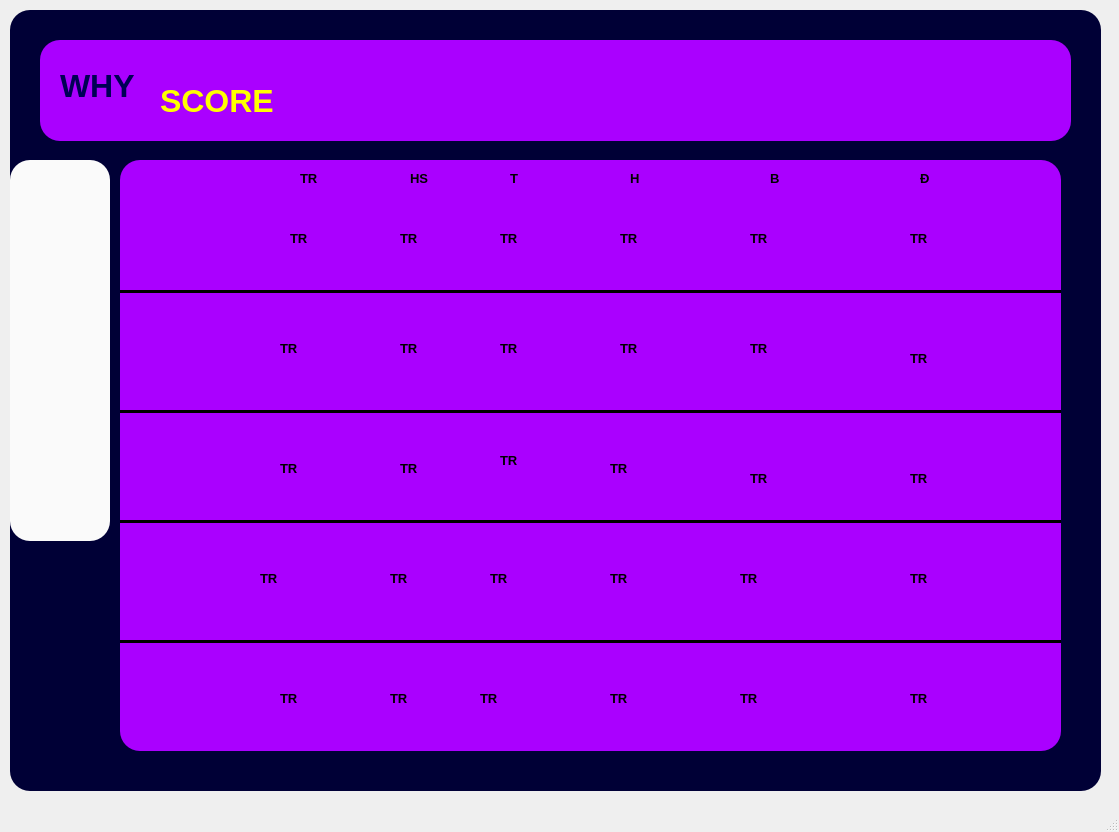
<?xml version="1.0" encoding="UTF-8"?>
<ui version="4.0">
 <class>MainWindow</class>
 <widget class="QMainWindow" name="MainWindow">
  <property name="geometry">
   <rect>
    <x>0</x>
    <y>0</y>
    <width>1119</width>
    <height>832</height>
   </rect>
  </property>
  <property name="windowTitle">
   <string>MainWindow</string>
  </property>
  <widget class="QWidget" name="centralwidget">
   <widget class="QFrame" name="frame">
    <property name="geometry">
     <rect>
      <x>10</x>
      <y>10</y>
      <width>1091</width>
      <height>781</height>
     </rect>
    </property>
    <property name="styleSheet">
     <string notr="true">background-color: rgb(0, 0, 54);
border-radius:20;</string>
    </property>
    <property name="frameShape">
     <enum>QFrame::StyledPanel</enum>
    </property>
    <property name="frameShadow">
     <enum>QFrame::Raised</enum>
    </property>
    <widget class="QFrame" name="frame_2">
     <property name="geometry">
      <rect>
       <x>30</x>
       <y>30</y>
       <width>1031</width>
       <height>101</height>
      </rect>
     </property>
     <property name="styleSheet">
      <string notr="true">background-color: rgb(170, 0, 255);</string>
     </property>
     <property name="frameShape">
      <enum>QFrame::StyledPanel</enum>
     </property>
     <property name="frameShadow">
      <enum>QFrame::Raised</enum>
     </property>
     <widget class="QLabel" name="label_7">
      <property name="geometry">
       <rect>
        <x>20</x>
        <y>20</y>
        <width>101</width>
        <height>51</height>
       </rect>
      </property>
      <property name="font">
       <font>
        <pointsize>24</pointsize>
        <weight>75</weight>
        <bold>true</bold>
       </font>
      </property>
      <property name="styleSheet">
       <string notr="true">color: rgb(0, 0, 85);</string>
      </property>
      <property name="text">
       <string>WHY</string>
      </property>
     </widget>
     <widget class="QLabel" name="label_9">
      <property name="geometry">
       <rect>
        <x>120</x>
        <y>40</y>
        <width>151</width>
        <height>41</height>
       </rect>
      </property>
      <property name="font">
       <font>
        <pointsize>24</pointsize>
        <weight>75</weight>
        <bold>true</bold>
       </font>
      </property>
      <property name="styleSheet">
       <string notr="true">color: rgb(255, 255, 0);</string>
      </property>
      <property name="text">
       <string>SCORE</string>
      </property>
     </widget>
     <widget class="QLabel" name="label_10">
      <property name="geometry">
       <rect>
        <x>270</x>
        <y>20</y>
        <width>81</width>
        <height>61</height>
       </rect>
      </property>
      <property name="text">
       <string/>
      </property>
      <property name="pixmap">
       <pixmap>../../../../Users/victus/Downloads/soccer-player.png</pixmap>
      </property>
      <property name="scaledContents">
       <bool>true</bool>
      </property>
     </widget>
    </widget>
    <widget class="QFrame" name="frame_3">
     <property name="geometry">
      <rect>
       <x>0</x>
       <y>150</y>
       <width>100</width>
       <height>381</height>
      </rect>
     </property>
     <property name="minimumSize">
      <size>
       <width>0</width>
       <height>0</height>
      </size>
     </property>
     <property name="maximumSize">
      <size>
       <width>100</width>
       <height>16777215</height>
      </size>
     </property>
     <property name="styleSheet">
      <string notr="true">background-color: rgb(0, 85, 255);
background-color: rgb(250, 250, 250);
border-radius:20;</string>
     </property>
     <property name="frameShape">
      <enum>QFrame::StyledPanel</enum>
     </property>
     <property name="frameShadow">
      <enum>QFrame::Raised</enum>
     </property>
     <widget class="QLabel" name="label_3">
      <property name="geometry">
       <rect>
        <x>0</x>
        <y>10</y>
        <width>91</width>
        <height>81</height>
       </rect>
      </property>
      <property name="text">
       <string/>
      </property>
      <property name="pixmap">
       <pixmap>../../../../Users/victus/Downloads/pngwing.com (2).png</pixmap>
      </property>
      <property name="scaledContents">
       <bool>true</bool>
      </property>
     </widget>
     <widget class="QLabel" name="label_11">
      <property name="geometry">
       <rect>
        <x>20</x>
        <y>190</y>
        <width>61</width>
        <height>51</height>
       </rect>
      </property>
      <property name="text">
       <string/>
      </property>
      <property name="pixmap">
       <pixmap>../../../../Users/victus/Downloads/ranking.png</pixmap>
      </property>
      <property name="scaledContents">
       <bool>true</bool>
      </property>
     </widget>
     <widget class="QLabel" name="label_12">
      <property name="geometry">
       <rect>
        <x>10</x>
        <y>270</y>
        <width>81</width>
        <height>61</height>
       </rect>
      </property>
      <property name="text">
       <string/>
      </property>
      <property name="pixmap">
       <pixmap>../../../../Users/victus/Downloads/t-shirt.png</pixmap>
      </property>
      <property name="scaledContents">
       <bool>true</bool>
      </property>
     </widget>
     <widget class="QLabel" name="label_13">
      <property name="geometry">
       <rect>
        <x>20</x>
        <y>110</y>
        <width>61</width>
        <height>51</height>
       </rect>
      </property>
      <property name="text">
       <string/>
      </property>
      <property name="pixmap">
       <pixmap>../../../../Users/victus/Downloads/home.png</pixmap>
      </property>
      <property name="scaledContents">
       <bool>true</bool>
      </property>
     </widget>
    </widget>
    <widget class="QFrame" name="frame_8">
     <property name="geometry">
      <rect>
       <x>110</x>
       <y>150</y>
       <width>941</width>
       <height>591</height>
      </rect>
     </property>
     <property name="minimumSize">
      <size>
       <width>0</width>
       <height>0</height>
      </size>
     </property>
     <property name="font">
      <font>
       <weight>75</weight>
       <bold>true</bold>
      </font>
     </property>
     <property name="mouseTracking">
      <bool>true</bool>
     </property>
     <property name="styleSheet">
      <string notr="true">background-color: rgba(170, 0, 255, 1);
z-index:1;</string>
     </property>
     <property name="frameShape">
      <enum>QFrame::Box</enum>
     </property>
     <property name="frameShadow">
      <enum>QFrame::Raised</enum>
     </property>
     <widget class="QLabel" name="label">
      <property name="geometry">
       <rect>
        <x>10</x>
        <y>490</y>
        <width>101</width>
        <height>91</height>
       </rect>
      </property>
      <property name="text">
       <string/>
      </property>
      <property name="pixmap">
       <pixmap>../../../../Users/victus/Downloads/manchester-united.png</pixmap>
      </property>
      <property name="scaledContents">
       <bool>true</bool>
      </property>
     </widget>
     <widget class="QLabel" name="label_2">
      <property name="geometry">
       <rect>
        <x>-20</x>
        <y>350</y>
        <width>161</width>
        <height>121</height>
       </rect>
      </property>
      <property name="text">
       <string/>
      </property>
      <property name="pixmap">
       <pixmap>../../../../Users/victus/Downloads/Liverpool FC.png</pixmap>
      </property>
      <property name="scaledContents">
       <bool>true</bool>
      </property>
     </widget>
     <widget class="QLabel" name="label_4">
      <property name="geometry">
       <rect>
        <x>-30</x>
        <y>130</y>
        <width>171</width>
        <height>121</height>
       </rect>
      </property>
      <property name="minimumSize">
       <size>
        <width>100</width>
        <height>100</height>
       </size>
      </property>
      <property name="text">
       <string/>
      </property>
      <property name="pixmap">
       <pixmap>../../../../Users/victus/Downloads/Manchester City FC.png</pixmap>
      </property>
      <property name="scaledContents">
       <bool>true</bool>
      </property>
     </widget>
     <widget class="QLabel" name="label_5">
      <property name="geometry">
       <rect>
        <x>10</x>
        <y>30</y>
        <width>100</width>
        <height>100</height>
       </rect>
      </property>
      <property name="minimumSize">
       <size>
        <width>100</width>
        <height>100</height>
       </size>
      </property>
      <property name="text">
       <string/>
      </property>
      <property name="pixmap">
       <pixmap>../../../../Users/victus/Downloads/pngwing.com.png</pixmap>
      </property>
      <property name="scaledContents">
       <bool>true</bool>
      </property>
     </widget>
     <widget class="QLabel" name="label_6">
      <property name="geometry">
       <rect>
        <x>10</x>
        <y>260</y>
        <width>100</width>
        <height>100</height>
       </rect>
      </property>
      <property name="minimumSize">
       <size>
        <width>100</width>
        <height>100</height>
       </size>
      </property>
      <property name="text">
       <string/>
      </property>
      <property name="pixmap">
       <pixmap>../../../../Users/victus/Downloads/pngwing.com (1).png</pixmap>
      </property>
      <property name="scaledContents">
       <bool>true</bool>
      </property>
     </widget>
     <widget class="Line" name="line">
      <property name="geometry">
       <rect>
        <x>10</x>
        <y>450</y>
        <width>171</width>
        <height>16</height>
       </rect>
      </property>
      <property name="orientation">
       <enum>Qt::Horizontal</enum>
      </property>
     </widget>
     <widget class="Line" name="line_3">
      <property name="geometry">
       <rect>
        <x>490</x>
        <y>230</y>
        <width>118</width>
        <height>3</height>
       </rect>
      </property>
      <property name="frameShadow">
       <enum>QFrame::Plain</enum>
      </property>
      <property name="orientation">
       <enum>Qt::Horizontal</enum>
      </property>
     </widget>
     <widget class="Line" name="line_4">
      <property name="geometry">
       <rect>
        <x>290</x>
        <y>290</y>
        <width>118</width>
        <height>3</height>
       </rect>
      </property>
      <property name="orientation">
       <enum>Qt::Horizontal</enum>
      </property>
     </widget>
     <widget class="Line" name="line_5">
      <property name="geometry">
       <rect>
        <x>360</x>
        <y>370</y>
        <width>118</width>
        <height>3</height>
       </rect>
      </property>
      <property name="styleSheet">
       <string notr="true">z-index:10;</string>
      </property>
      <property name="orientation">
       <enum>Qt::Horizontal</enum>
      </property>
     </widget>
     <widget class="Line" name="line_2">
      <property name="geometry">
       <rect>
        <x>400</x>
        <y>180</y>
        <width>118</width>
        <height>3</height>
       </rect>
      </property>
      <property name="orientation">
       <enum>Qt::Horizontal</enum>
      </property>
     </widget>
     <widget class="Line" name="line_7">
      <property name="geometry">
       <rect>
        <x>0</x>
        <y>250</y>
        <width>941</width>
        <height>3</height>
       </rect>
      </property>
      <property name="styleSheet">
       <string notr="true">background-color: black;
</string>
      </property>
      <property name="orientation">
       <enum>Qt::Horizontal</enum>
      </property>
     </widget>
     <widget class="Line" name="line_13">
      <property name="geometry">
       <rect>
        <x>0</x>
        <y>480</y>
        <width>941</width>
        <height>3</height>
       </rect>
      </property>
      <property name="styleSheet">
       <string notr="true">background-color: black;
</string>
      </property>
      <property name="orientation">
       <enum>Qt::Horizontal</enum>
      </property>
     </widget>
     <widget class="Line" name="line_14">
      <property name="geometry">
       <rect>
        <x>0</x>
        <y>360</y>
        <width>941</width>
        <height>3</height>
       </rect>
      </property>
      <property name="styleSheet">
       <string notr="true">background-color: black;
</string>
      </property>
      <property name="orientation">
       <enum>Qt::Horizontal</enum>
      </property>
     </widget>
     <widget class="Line" name="line_15">
      <property name="geometry">
       <rect>
        <x>0</x>
        <y>130</y>
        <width>941</width>
        <height>3</height>
       </rect>
      </property>
      <property name="styleSheet">
       <string notr="true">background-color: black;
</string>
      </property>
      <property name="orientation">
       <enum>Qt::Horizontal</enum>
      </property>
     </widget>
     <widget class="QLabel" name="label_15">
      <property name="geometry">
       <rect>
        <x>180</x>
        <y>10</y>
        <width>55</width>
        <height>16</height>
       </rect>
      </property>
      <property name="font">
       <font>
        <pointsize>10</pointsize>
        <weight>75</weight>
        <bold>true</bold>
       </font>
      </property>
      <property name="text">
       <string>TR</string>
      </property>
     </widget>
     <widget class="QLabel" name="label_16">
      <property name="geometry">
       <rect>
        <x>240</x>
        <y>10</y>
        <width>55</width>
        <height>16</height>
       </rect>
      </property>
      <property name="font">
       <font>
        <pointsize>10</pointsize>
        <weight>75</weight>
        <bold>true</bold>
       </font>
      </property>
      <property name="text">
       <string/>
      </property>
     </widget>
     <widget class="QLabel" name="label_18">
      <property name="geometry">
       <rect>
        <x>290</x>
        <y>10</y>
        <width>55</width>
        <height>16</height>
       </rect>
      </property>
      <property name="font">
       <font>
        <pointsize>10</pointsize>
        <weight>75</weight>
        <bold>true</bold>
       </font>
      </property>
      <property name="text">
       <string>HS</string>
      </property>
     </widget>
     <widget class="QLabel" name="label_19">
      <property name="geometry">
       <rect>
        <x>390</x>
        <y>10</y>
        <width>55</width>
        <height>16</height>
       </rect>
      </property>
      <property name="font">
       <font>
        <pointsize>10</pointsize>
        <weight>75</weight>
        <bold>true</bold>
       </font>
      </property>
      <property name="text">
       <string>T</string>
      </property>
     </widget>
     <widget class="QLabel" name="label_20">
      <property name="geometry">
       <rect>
        <x>510</x>
        <y>10</y>
        <width>55</width>
        <height>16</height>
       </rect>
      </property>
      <property name="font">
       <font>
        <pointsize>10</pointsize>
        <weight>75</weight>
        <bold>true</bold>
       </font>
      </property>
      <property name="text">
       <string>H</string>
      </property>
     </widget>
     <widget class="QLabel" name="label_22">
      <property name="geometry">
       <rect>
        <x>650</x>
        <y>10</y>
        <width>55</width>
        <height>16</height>
       </rect>
      </property>
      <property name="font">
       <font>
        <pointsize>10</pointsize>
        <weight>75</weight>
        <bold>true</bold>
       </font>
      </property>
      <property name="text">
       <string>B</string>
      </property>
     </widget>
     <widget class="QLabel" name="label_21">
      <property name="geometry">
       <rect>
        <x>800</x>
        <y>10</y>
        <width>55</width>
        <height>16</height>
       </rect>
      </property>
      <property name="font">
       <font>
        <pointsize>10</pointsize>
        <weight>75</weight>
        <bold>true</bold>
       </font>
      </property>
      <property name="text">
       <string>Đ</string>
      </property>
     </widget>
     <widget class="QLabel" name="label_24">
      <property name="geometry">
       <rect>
        <x>790</x>
        <y>70</y>
        <width>55</width>
        <height>16</height>
       </rect>
      </property>
      <property name="font">
       <font>
        <pointsize>10</pointsize>
        <weight>75</weight>
        <bold>true</bold>
       </font>
      </property>
      <property name="text">
       <string>TR</string>
      </property>
     </widget>
     <widget class="QLabel" name="label_25">
      <property name="geometry">
       <rect>
        <x>160</x>
        <y>180</y>
        <width>55</width>
        <height>16</height>
       </rect>
      </property>
      <property name="font">
       <font>
        <pointsize>10</pointsize>
        <weight>75</weight>
        <bold>true</bold>
       </font>
      </property>
      <property name="text">
       <string>TR</string>
      </property>
     </widget>
     <widget class="QLabel" name="label_26">
      <property name="geometry">
       <rect>
        <x>170</x>
        <y>70</y>
        <width>55</width>
        <height>16</height>
       </rect>
      </property>
      <property name="font">
       <font>
        <pointsize>10</pointsize>
        <weight>75</weight>
        <bold>true</bold>
       </font>
      </property>
      <property name="text">
       <string>TR</string>
      </property>
     </widget>
     <widget class="QLabel" name="label_27">
      <property name="geometry">
       <rect>
        <x>280</x>
        <y>70</y>
        <width>55</width>
        <height>16</height>
       </rect>
      </property>
      <property name="font">
       <font>
        <pointsize>10</pointsize>
        <weight>75</weight>
        <bold>true</bold>
       </font>
      </property>
      <property name="text">
       <string>TR</string>
      </property>
     </widget>
     <widget class="QLabel" name="label_28">
      <property name="geometry">
       <rect>
        <x>380</x>
        <y>70</y>
        <width>55</width>
        <height>16</height>
       </rect>
      </property>
      <property name="font">
       <font>
        <pointsize>10</pointsize>
        <weight>75</weight>
        <bold>true</bold>
       </font>
      </property>
      <property name="text">
       <string>TR</string>
      </property>
     </widget>
     <widget class="QLabel" name="label_29">
      <property name="geometry">
       <rect>
        <x>500</x>
        <y>70</y>
        <width>55</width>
        <height>16</height>
       </rect>
      </property>
      <property name="font">
       <font>
        <pointsize>10</pointsize>
        <weight>75</weight>
        <bold>true</bold>
       </font>
      </property>
      <property name="text">
       <string>TR</string>
      </property>
     </widget>
     <widget class="QLabel" name="label_30">
      <property name="geometry">
       <rect>
        <x>630</x>
        <y>70</y>
        <width>55</width>
        <height>16</height>
       </rect>
      </property>
      <property name="font">
       <font>
        <pointsize>10</pointsize>
        <weight>75</weight>
        <bold>true</bold>
       </font>
      </property>
      <property name="text">
       <string>TR</string>
      </property>
     </widget>
     <widget class="QLabel" name="label_23">
      <property name="geometry">
       <rect>
        <x>280</x>
        <y>180</y>
        <width>55</width>
        <height>16</height>
       </rect>
      </property>
      <property name="font">
       <font>
        <pointsize>10</pointsize>
        <weight>75</weight>
        <bold>true</bold>
       </font>
      </property>
      <property name="text">
       <string>TR</string>
      </property>
     </widget>
     <widget class="QLabel" name="label_31">
      <property name="geometry">
       <rect>
        <x>380</x>
        <y>180</y>
        <width>55</width>
        <height>16</height>
       </rect>
      </property>
      <property name="font">
       <font>
        <pointsize>10</pointsize>
        <weight>75</weight>
        <bold>true</bold>
       </font>
      </property>
      <property name="text">
       <string>TR</string>
      </property>
     </widget>
     <widget class="QLabel" name="label_32">
      <property name="geometry">
       <rect>
        <x>500</x>
        <y>180</y>
        <width>55</width>
        <height>16</height>
       </rect>
      </property>
      <property name="font">
       <font>
        <pointsize>10</pointsize>
        <weight>75</weight>
        <bold>true</bold>
       </font>
      </property>
      <property name="text">
       <string>TR</string>
      </property>
     </widget>
     <widget class="QLabel" name="label_33">
      <property name="geometry">
       <rect>
        <x>630</x>
        <y>180</y>
        <width>55</width>
        <height>16</height>
       </rect>
      </property>
      <property name="font">
       <font>
        <pointsize>10</pointsize>
        <weight>75</weight>
        <bold>true</bold>
       </font>
      </property>
      <property name="text">
       <string>TR</string>
      </property>
     </widget>
     <widget class="QLabel" name="label_34">
      <property name="geometry">
       <rect>
        <x>790</x>
        <y>190</y>
        <width>55</width>
        <height>16</height>
       </rect>
      </property>
      <property name="font">
       <font>
        <pointsize>10</pointsize>
        <weight>75</weight>
        <bold>true</bold>
       </font>
      </property>
      <property name="text">
       <string>TR</string>
      </property>
     </widget>
     <widget class="QLabel" name="label_35">
      <property name="geometry">
       <rect>
        <x>160</x>
        <y>300</y>
        <width>55</width>
        <height>16</height>
       </rect>
      </property>
      <property name="font">
       <font>
        <pointsize>10</pointsize>
        <weight>75</weight>
        <bold>true</bold>
       </font>
      </property>
      <property name="text">
       <string>TR</string>
      </property>
     </widget>
     <widget class="QLabel" name="label_36">
      <property name="geometry">
       <rect>
        <x>280</x>
        <y>300</y>
        <width>55</width>
        <height>16</height>
       </rect>
      </property>
      <property name="font">
       <font>
        <pointsize>10</pointsize>
        <weight>75</weight>
        <bold>true</bold>
       </font>
      </property>
      <property name="text">
       <string>TR</string>
      </property>
     </widget>
     <widget class="QLabel" name="label_37">
      <property name="geometry">
       <rect>
        <x>270</x>
        <y>410</y>
        <width>55</width>
        <height>16</height>
       </rect>
      </property>
      <property name="font">
       <font>
        <pointsize>10</pointsize>
        <weight>75</weight>
        <bold>true</bold>
       </font>
      </property>
      <property name="text">
       <string>TR</string>
      </property>
     </widget>
     <widget class="QLabel" name="label_38">
      <property name="geometry">
       <rect>
        <x>630</x>
        <y>310</y>
        <width>55</width>
        <height>16</height>
       </rect>
      </property>
      <property name="font">
       <font>
        <pointsize>10</pointsize>
        <weight>75</weight>
        <bold>true</bold>
       </font>
      </property>
      <property name="text">
       <string>TR</string>
      </property>
     </widget>
     <widget class="QLabel" name="label_39">
      <property name="geometry">
       <rect>
        <x>790</x>
        <y>310</y>
        <width>55</width>
        <height>16</height>
       </rect>
      </property>
      <property name="font">
       <font>
        <pointsize>10</pointsize>
        <weight>75</weight>
        <bold>true</bold>
       </font>
      </property>
      <property name="text">
       <string>TR</string>
      </property>
     </widget>
     <widget class="QLabel" name="label_40">
      <property name="geometry">
       <rect>
        <x>380</x>
        <y>290</y>
        <width>55</width>
        <height>20</height>
       </rect>
      </property>
      <property name="font">
       <font>
        <pointsize>10</pointsize>
        <weight>75</weight>
        <bold>true</bold>
       </font>
      </property>
      <property name="text">
       <string>TR</string>
      </property>
     </widget>
     <widget class="QLabel" name="label_41">
      <property name="geometry">
       <rect>
        <x>490</x>
        <y>300</y>
        <width>55</width>
        <height>16</height>
       </rect>
      </property>
      <property name="font">
       <font>
        <pointsize>10</pointsize>
        <weight>75</weight>
        <bold>true</bold>
       </font>
      </property>
      <property name="text">
       <string>TR</string>
      </property>
     </widget>
     <widget class="QLabel" name="label_42">
      <property name="geometry">
       <rect>
        <x>140</x>
        <y>410</y>
        <width>55</width>
        <height>16</height>
       </rect>
      </property>
      <property name="font">
       <font>
        <pointsize>10</pointsize>
        <weight>75</weight>
        <bold>true</bold>
       </font>
      </property>
      <property name="text">
       <string>TR</string>
      </property>
     </widget>
     <widget class="QLabel" name="label_43">
      <property name="geometry">
       <rect>
        <x>370</x>
        <y>410</y>
        <width>55</width>
        <height>16</height>
       </rect>
      </property>
      <property name="font">
       <font>
        <pointsize>10</pointsize>
        <weight>75</weight>
        <bold>true</bold>
       </font>
      </property>
      <property name="text">
       <string>TR</string>
      </property>
     </widget>
     <widget class="QLabel" name="label_44">
      <property name="geometry">
       <rect>
        <x>490</x>
        <y>410</y>
        <width>55</width>
        <height>16</height>
       </rect>
      </property>
      <property name="font">
       <font>
        <pointsize>10</pointsize>
        <weight>75</weight>
        <bold>true</bold>
       </font>
      </property>
      <property name="text">
       <string>TR</string>
      </property>
     </widget>
     <widget class="QLabel" name="label_45">
      <property name="geometry">
       <rect>
        <x>620</x>
        <y>410</y>
        <width>55</width>
        <height>16</height>
       </rect>
      </property>
      <property name="font">
       <font>
        <pointsize>10</pointsize>
        <weight>75</weight>
        <bold>true</bold>
       </font>
      </property>
      <property name="text">
       <string>TR</string>
      </property>
     </widget>
     <widget class="QLabel" name="label_46">
      <property name="geometry">
       <rect>
        <x>790</x>
        <y>410</y>
        <width>55</width>
        <height>16</height>
       </rect>
      </property>
      <property name="font">
       <font>
        <pointsize>10</pointsize>
        <weight>75</weight>
        <bold>true</bold>
       </font>
      </property>
      <property name="text">
       <string>TR</string>
      </property>
     </widget>
     <widget class="QLabel" name="label_47">
      <property name="geometry">
       <rect>
        <x>270</x>
        <y>530</y>
        <width>55</width>
        <height>16</height>
       </rect>
      </property>
      <property name="font">
       <font>
        <pointsize>10</pointsize>
        <weight>75</weight>
        <bold>true</bold>
       </font>
      </property>
      <property name="text">
       <string>TR</string>
      </property>
     </widget>
     <widget class="QLabel" name="label_48">
      <property name="geometry">
       <rect>
        <x>360</x>
        <y>530</y>
        <width>55</width>
        <height>16</height>
       </rect>
      </property>
      <property name="font">
       <font>
        <pointsize>10</pointsize>
        <weight>75</weight>
        <bold>true</bold>
       </font>
      </property>
      <property name="text">
       <string>TR</string>
      </property>
     </widget>
     <widget class="QLabel" name="label_49">
      <property name="geometry">
       <rect>
        <x>490</x>
        <y>530</y>
        <width>55</width>
        <height>16</height>
       </rect>
      </property>
      <property name="font">
       <font>
        <pointsize>10</pointsize>
        <weight>75</weight>
        <bold>true</bold>
       </font>
      </property>
      <property name="text">
       <string>TR</string>
      </property>
     </widget>
     <widget class="QLabel" name="label_52">
      <property name="geometry">
       <rect>
        <x>160</x>
        <y>530</y>
        <width>55</width>
        <height>16</height>
       </rect>
      </property>
      <property name="font">
       <font>
        <pointsize>10</pointsize>
        <weight>75</weight>
        <bold>true</bold>
       </font>
      </property>
      <property name="text">
       <string>TR</string>
      </property>
     </widget>
     <widget class="QLabel" name="label_17">
      <property name="geometry">
       <rect>
        <x>790</x>
        <y>530</y>
        <width>55</width>
        <height>16</height>
       </rect>
      </property>
      <property name="font">
       <font>
        <pointsize>10</pointsize>
        <weight>75</weight>
        <bold>true</bold>
       </font>
      </property>
      <property name="text">
       <string>TR</string>
      </property>
     </widget>
     <widget class="QLabel" name="label_50">
      <property name="geometry">
       <rect>
        <x>620</x>
        <y>530</y>
        <width>55</width>
        <height>16</height>
       </rect>
      </property>
      <property name="font">
       <font>
        <pointsize>10</pointsize>
        <weight>75</weight>
        <bold>true</bold>
       </font>
      </property>
      <property name="text">
       <string>TR</string>
      </property>
     </widget>
    </widget>
   </widget>
  </widget>
  <widget class="QMenuBar" name="menubar">
   <property name="geometry">
    <rect>
     <x>0</x>
     <y>0</y>
     <width>1119</width>
     <height>26</height>
    </rect>
   </property>
  </widget>
  <widget class="QStatusBar" name="statusbar"/>
 </widget>
 <resources/>
 <connections/>
</ui>
